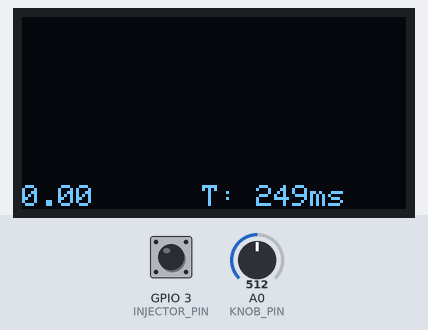
This sketch was run on a simulated ESP8266 (NodeMCU). Shown: 128×64 one-colour display. The inputs (shaded band) are chosen by the test bench; at power-on: GPIO 3 (INJECTOR_PIN) HIGH, A0 (KNOB_PIN) = 512. The display library's start-up logo is not drawn; what the sketch prints to the serial monitor is not drawn.

Above: at 3.3 s.
3.4 s: GPIO 3 (INJECTOR_PIN) pulled LOW for 0.15 s
At 3.78 s:
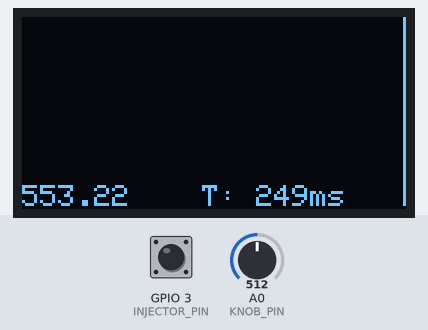
5.1 s: A0 (KNOB_PIN) set to 306
At 5.18 s:
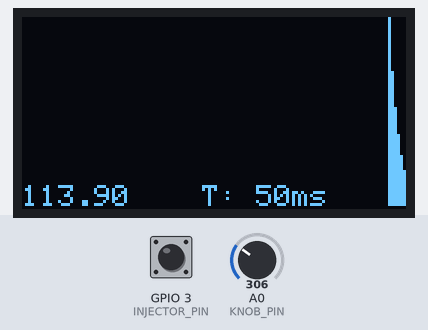
6.6 s: A0 (KNOB_PIN) set to 190
At 6.83 s:
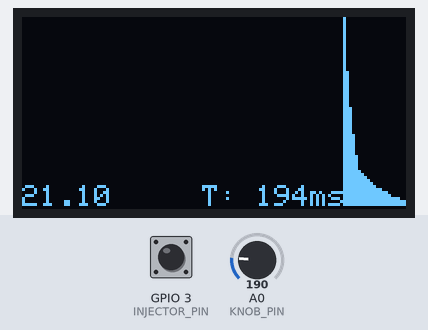
8.2 s: GPIO 3 (INJECTOR_PIN) pulled LOW for 1 s
At 10.68 s:
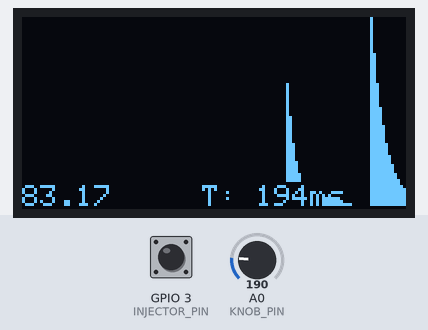
10.7 s: A0 (KNOB_PIN) set to 210
At 10.98 s:
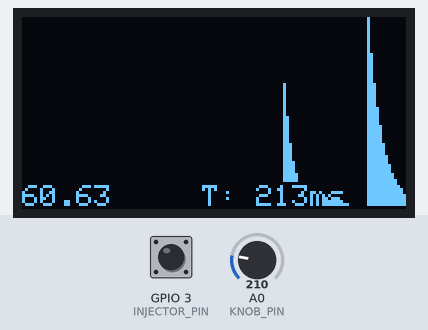
Timing chart, 0 to 13.3 s (numbered marks = the images above; inputs shaded):
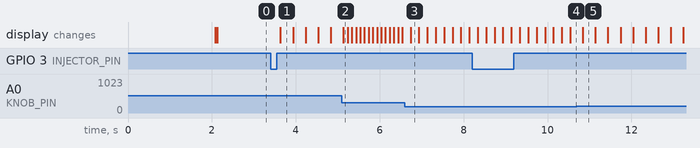

The sketch:

fuel_computer_esp8266_oled_rollin.ino
```cpp
// Include the libraries for the display and the ESP8266
#include <Adafruit_GFX.h>
#include <Adafruit_SSD1306.h>
#include <ESP8266WiFi.h>

// Define the pins for the display and the injector signal
//#define OLED_RESET 0  // GPIO0
#define INJECTOR_PIN 3 // GPIO5

// Create an object for the display
//Adafruit_SSD1306 display(OLED_RESET);
#define SCREEN_WIDTH 128 // OLED display width, in pixels
#define SCREEN_HEIGHT 64 // OLED display height, in pixels

// Define text parameters
#define DRAW_TEXT // if draw text at all
#define DRAW_TEXT_TIMEBASE // if draw timebase
//#define DRAW_TEXT_SHADOW // if cast shadow
#define DRAW_TEXT_RECTANGLE // if clear space for graph by drawing rectangle

#define TEXT_LPKM_X 0 // x position of CPM text
#define TEXT_LPKM_Y SCREEN_HEIGHT-8 // y position of CPM text

#define TEXT_TIMEBASE_X 60 // x position of timebase text
#define TEXT_TIMEBASE_Y SCREEN_HEIGHT-8 // y position of timebase text


// Declaration for SSD1306 display connected using software SPI (default case):
/*
#define OLED_MOSI   D7
#define OLED_CLK    D5
#define OLED_DC     D2
#define OLED_CS     D8
#define OLED_RESET  D3
Adafruit_SSD1306 display(SCREEN_WIDTH, SCREEN_HEIGHT,
  OLED_MOSI, OLED_CLK, OLED_DC, OLED_RESET, OLED_CS);
*/
///*
// Comment out above, uncomment this block to use hardware SPI
#define OLED_DC     D2
#define OLED_CS     D8
#define OLED_RESET  D3
Adafruit_SSD1306 display(SCREEN_WIDTH, SCREEN_HEIGHT,
  &SPI, OLED_DC, OLED_RESET, OLED_CS);
//*/

// Define the pin for the knob
#define KNOB_PIN A0 // Analog pin for the knob


// Declare some variables for the fuel consumption calculation
volatile unsigned long pulseStart = 0; // The start time of the current pulse in microseconds
volatile uint32_t totalPulseWidth = 0; // The total width of all pulses in the accumulation interval
float fuelConsumptionMLsec = 0; // The fuel consumption in milliliters per second
float injectorFlowRateMLmin = 200.0; // The injector flow rate in milliliters per minute

uint32_t pulseWidthSnapshot = 0; // Snapshot of totalPulseWidth for processing
float fuel_avg1_MLmin = 0; // average fuel consumption in ml/min


uint32_t previousMillis = 0; // Previous time in milliseconds
uint32_t previousMillis_serial = 0; // Previous time in milliseconds for serial out routine
uint32_t previousMillis_graph = 0; // Previous time in milliseconds for graph updat

// Declare some variables for the rolling graph display
//uint8_t graphX = 0; // The x coordinate of the graph
//uint8_t graphY = 0; // The y coordinate of the graph
//uint8_t graphWidth = 128; // The width of the graph
//uint8_t graphHeight = 32; // The height of the graph
//float graphScale = 10; // The scale factor of the graph

// Create some variables for the rolling graph
uint8_t graphX = 0;             // X position of the graph
uint8_t graphY = 0;             // Y position of the graph
uint8_t graphW = SCREEN_WIDTH;  // Width of the graph
uint8_t graphH = SCREEN_HEIGHT-1; // Height of the graph
uint32_t graphMin = 0 ;          // minimum value of the graph
uint32_t graphMax = 100;         // Maximum value of the graph
#define OPTIMIZED_MAX_SEARCH    // faster for bigger displays
 //but does not include most recent value in the search

// Create an array to store the graph data
uint32_t graphData[SCREEN_WIDTH] ;

uint32_t interval = 100;     // Interval to update fuel consumption
uint32_t graph_interval = 1000 ; // Interval to update graph , adjustable by a knob
uint8_t  display_brightness ; // global variable to adjust display brightness

// Create some variables for the knob
uint16_t knobValue = 0; // Value read from the knob
uint8_t timeBase = 1; // Time base for the rolling graph in seconds

// Declare a flag variable to indicate when to update the display
volatile bool updateDisplay_flag = false;

// This function is called when the injector signal changes state
void ICACHE_RAM_ATTR injectorISR() {
  // Check if the signal is high or low
  if (digitalRead(INJECTOR_PIN) == HIGH) {
    // If high, record the start time of the pulse
    pulseStart = micros();
  } else {
    // If low, calculate the pulse width and add it to the total
    totalPulseWidth += (micros() - pulseStart);
  }
}

// This function initializes the display and sets up the interrupts
void setup() {

  // Initialize serial communication at 9600 baud rate
  Serial.begin(9600);

  // Initialize the display with I2C address 0x3C and reset pin OLED_RESET
  //display.begin(SSD1306_SWITCHCAPVCC);

  if(!display.begin(SSD1306_SWITCHCAPVCC)) {
    Serial.println(F("SSD1306 allocation failed"));
    for(;;); // Don't proceed, loop forever
  }
  display.display();
  delay(2000); // Pause for 2 seconds

  // Clear the display buffer and set text size and color
  display.clearDisplay();
  display.setTextSize(1);
  display.setTextColor(WHITE);

  // Display a message on the screen while setting up
  display.setCursor(0,0);
  display.println("Setting up...");
  display.display();

   // Set up a pin interrupt to call injectorISR on every change of state of INJECTOR_PIN
   pinMode(INJECTOR_PIN, INPUT_PULLUP);

   attachInterrupt(digitalPinToInterrupt(INJECTOR_PIN), injectorISR, CHANGE);

   // Display a message on the screen when done setting up
   display.setCursor(0,16);
   display.println("Done!");
   display.display();
}

#ifdef DRAW_TEXT
// Update OLED display with new data
void updateDisplay() {
char buffer[40];
  sprintf(buffer, "%d.%02d",(uint16_t)fuel_avg1_MLmin, (uint16_t)(fuel_avg1_MLmin*100)%100);

#ifdef DRAW_TEXT_SHADOW
//cast +1 -1 shadow first
  display.setTextColor(SSD1306_BLACK);
  // Set the cursor position and print CPM value
  display.setCursor(TEXT_LPKM_X+1, TEXT_LPKM_Y-1);
  //display.print("CPM: ");
  display.print(fuel_avg1_MLmin);

  display.setCursor(TEXT_TIMEBASE_X+1, TEXT_TIMEBASE_Y-1);
  display.print("T: ");
  display.print(timeBase);
  display.print("s");

//cast +1 +1 shadow
  display.setTextColor(SSD1306_BLACK);
  // Set the cursor position and print CPM value
  display.setCursor(TEXT_LPKM_X+1, TEXT_LPKM_Y+1);
  //display.print("CPM: ");
  display.print(fuel_avg1_MLmin);

  // Set the cursor position and print time base value
  display.setCursor(TEXT_TIMEBASE_X+1, TEXT_TIMEBASE_Y+1);
  display.print("T: ");
  display.print(timeBase);
  display.print("s");

//cast -1 +1 shadow first
  display.setTextColor(SSD1306_BLACK);
  // Set the cursor position and print CPM value
  display.setCursor(TEXT_LPKM_X-1, TEXT_LPKM_Y+1);
  //display.print("CPM: ");
  display.print(fuel_avg1_MLmin);

  // Set the cursor position and print time base value
  display.setCursor(TEXT_TIMEBASE_X-1, TEXT_TIMEBASE_Y+1);
  display.print("T: ");
  display.print(timeBase);
  display.print("s");
#endif //DRAW_TEXT_SHADOW

#ifdef DRAW_TEXT_RECTANGLE
int16_t  x1, y1;
uint16_t w, h;

display.getTextBounds(buffer, TEXT_LPKM_X, TEXT_LPKM_Y, &x1, &y1, &w, &h);
display.fillRect(x1,y1-1,w,h+1,BLACK); // Clear the area below CPM value
#endif // DRAW_TEXT_RECTANGLE

//paint text
  display.setTextColor(SSD1306_WHITE);
  // Set the cursor position and print CPM value
  display.setCursor(TEXT_LPKM_X, TEXT_LPKM_Y);
  //display.print("CPM: ");
  display.print(buffer);

#ifdef DRAW_TEXT_TIMEBASE
#ifdef DRAW_TEXT_RECTANGLE
display.fillRect(TEXT_TIMEBASE_X,TEXT_TIMEBASE_Y-1,40,9,BLACK); // Clear the area below timebase value
#endif // DRAW_TEXT_RECTANGLE

  // Set the cursor position and print time base value
  display.setCursor(TEXT_TIMEBASE_X, TEXT_TIMEBASE_Y);
  display.print("T: ");
  display.print(timeBase);
  display.print("ms");
#endif //DRAW_TEXT_TIMEBASE
}
#endif // DRAW_TEXT

// Update rolling graph with new data
void updateGraph() {
  // Shift the graph data to the left by one pixel
  for (int i = 0; i < graphW - 1; i++) {
    graphData[i] = graphData[i + 1];
  }

  // Add the new data to the rightmost pixel
  graphData[graphW - 1] = fuel_avg1_MLmin;

  // Find the min and max values for scaling
  graphMax = 1; // Default min max
  graphMin = graphData[0];
  for (int i = 0; i < graphW; i++) {
    if (graphData[i] > graphMax) graphMax = graphData[i];
    if (graphData[i] < graphMin) graphMin = graphData[i];
  }
  // Ensure we don't have a zero range
  if (graphMax == graphMin) graphMax = graphMin + 1;
}

// Draw rolling graph on OLED display
void drawGraph() {
  // Draw the graph data as vertical bars
  for (uint8_t i = 0; i < graphW; i++) {
       uint16_t barHeight = (uint16_t)(((float)(graphData[i] - graphMin) / (graphMax - graphMin)) * graphH);
       if (barHeight > graphH) barHeight = graphH;
       display.drawFastVLine(graphX + i, graphY+(graphH-barHeight) , barHeight, SSD1306_WHITE);
  }
}


// This function updates the display with the rolling graph of fuel consumption

void loop() {
  uint32_t currentMillis = millis(); // Get current time in milliseconds

  static uint32_t last_interval_micros = 0;
  // Update fuel consumption every 'interval'
  if (currentMillis - previousMillis >= interval) {
    uint32_t current_micros = micros();
    uint32_t interval_duration = current_micros - last_interval_micros;
    if (interval_duration == 0) return;
    last_interval_micros = current_micros;
    previousMillis = currentMillis; // Save current time

    noInterrupts();  //disable interrupts while reading and updating pulse width
    pulseWidthSnapshot = totalPulseWidth; // take snapshot of total pulse width in microseconds
    totalPulseWidth = 0;       // Reset for next interval
    interrupts();     // Enable interrupts again

    // Convert pulseWidthSnapshot to ml/min and ml/sec
    // duty_cycle = pulseWidthSnapshot / interval_duration
    // ml_sec = duty_cycle * (injectorFlowRateMLmin / 60.0)
    fuelConsumptionMLsec = (pulseWidthSnapshot / (float)interval_duration) * (injectorFlowRateMLmin / 60.0);
    float current_ml_min = (pulseWidthSnapshot / (float)interval_duration) * injectorFlowRateMLmin;

    // fuel_avg1_MLmin is an exponential moving average of ml/min
    fuel_avg1_MLmin = (fuel_avg1_MLmin * 9.0 + current_ml_min) / 10.0;

    knobValue = analogRead(KNOB_PIN); // Read value from knob
    timeBase = map(knobValue, 0, 1023, 10, 1000); // Map knob value to time base in milliseconds
    graph_interval = (uint32_t)timeBase; // Calculate graph interval based on time base

    if (currentMillis - previousMillis_graph >= graph_interval) {
        previousMillis_graph = currentMillis; // Save current time

        // Reset display if no fuel for a while
        if (current_ml_min == 0 && fuel_avg1_MLmin < 0.01) {
            fuel_avg1_MLmin = 0;
        }

        // Clear the display buffer
        display.clearDisplay();
        updateGraph();     // Update rolling graph with new data
        drawGraph();       // Draw rolling graph on OLED display
        Serial.print("Fuel: "); Serial.print(fuelConsumptionMLsec); Serial.print(" ml/sec, Avg: "); Serial.print(fuel_avg1_MLmin); Serial.println(" ml/min");

        #ifdef DRAW_TEXT
        updateDisplay();   // Update OLED display with text
        #endif //DRAW_TEXT
        display.display(); // Show display buffer on screen
    }
  } //if interval

/*
    if (pulse_beep){
    tone(BUZZER_PIN, 4000, 2); // beep buzzer
    pulse_beep = false ; // reset pulse_beep
    display_brightness = 255;
     for (uint8_t i = 0; i < 8; i++){
      LowPower.idle(SLEEP_15MS, ADC_OFF, TIMER2_ON, TIMER1_OFF, TIMER0_ON, SPI_OFF, USART0_OFF, TWI_OFF);
     }
    }

    display_brightness-- ;        // fade the display
    if (display_brightness <=1) {
      display_brightness = 1; // min
    }

    display.ssd1306_command(SSD1306_SETCONTRAST);
    display.ssd1306_command(display_brightness);

    LowPower.idle(SLEEP_15MS, ADC_OFF, TIMER2_OFF, TIMER1_OFF, TIMER0_ON, SPI_OFF, USART0_OFF, TWI_OFF);
*/

} // loop()
```

Measured:
- after the input at 3.4 s, the display: changes after 0.23 s (image 1)
